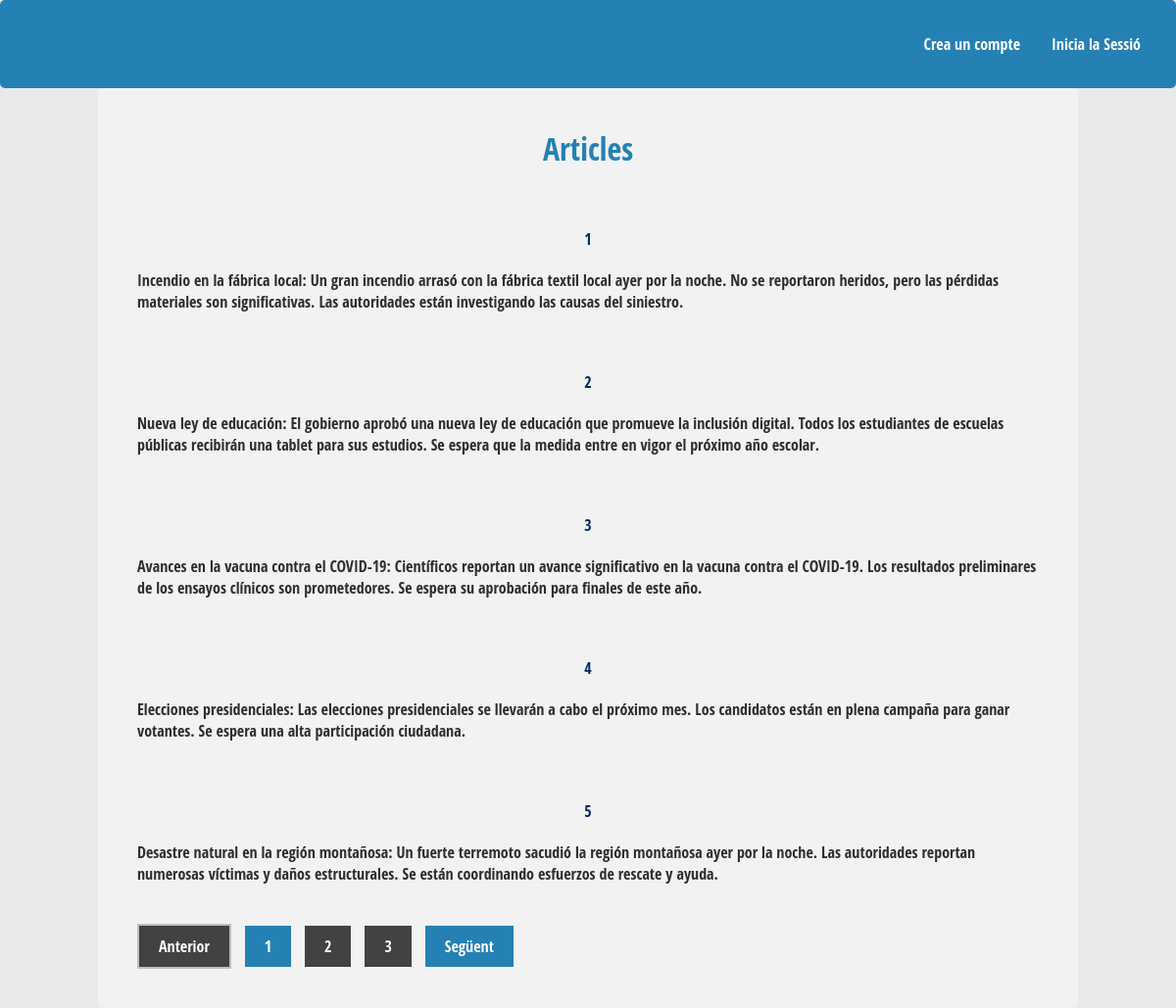
The page / on the database its author committed.
### tables this page shows
CREATE TABLE IF NOT EXISTS `articles` (
  `id` int(200) NOT NULL AUTO_INCREMENT,
  `article` text NOT NULL,
  PRIMARY KEY (`id`)
);

### index.php (called while the page is built, shortened)
<?php
  if (isset($_GET['articles'])) {
    $limit = $_GET['articles'];
  } else {
    $limit = 5;
  }
  $pagina = isset($_GET['pagina']) && is_numeric($_GET['pagina']) ? $_GET['pagina'] : 1;
  $iLimit = ($pagina-1)*$limit;
  $connexio =  conectar();
  $stmt = $connexio->prepare("SELECT * FROM articles");
  $stmt->execute();
  $totalResultats = $stmt->rowCount();
  $totalPagines = ceil($totalResultats/$limit);
$stmt = $connexio->prepare('SELECT * FROM articles ORDER BY id LIMIT ?, ?');
$stmt->bindParam(1, $iLimit, PDO::PARAM_INT);
$stmt->bindParam(2, $limit, PDO::PARAM_INT);
$stmt->execute();
$articles = $stmt->fetchAll();
require 'Vista/index.vista.php';
?>

### Vista/index.vista.php (the view, shortened to what this page needs)
<!DOCTYPE html>
<html lang="en">
<head>
	<link rel="stylesheet" href="./Estils/estils.css">
</head>
<body>
<div class="navbar">
    <a href="./Controlador/logar.php">Inicia la Sessió</a>
    <a href="./Controlador/registrar.php">Crea un compte</a>
</div>
<div class="contenidor">
		<h1>Articles</h1>
		<?php foreach($articles as $article): ?>
  <div class="article">
    <h4><?php echo $article['id'];?></h4>
    <p><?php echo $article['article'];?></p>
  </div>
<?php endforeach; ?>
<div class="paginacio">
<ul>
  <?php if ($pagina > 1): ?>
   <li class="active"> <a href='<?php echo "?pagina=".($pagina-1); ?>' >Anterior</a> </li>
  <?php else: ?>
  <li class="disabled"> <a>Anterior</a> </li>
  <?php endif; ?>
  <?php for($i = 1; $i <= $totalPagines; $i++): ?>
    <?php if ($pagina == $i): ?>
     <li class="active"> <a ><?php echo $i; ?></a></li>
    <?php else: ?>
     <li> <a href='<?php echo "?pagina=".$i; ?>'><?php echo $i; ?></a> </li>
    <?php endif; ?>
  <?php endfor; ?>
  <?php if ($pagina < $totalPagines): ?>
   <li class="active"> <a href='<?php echo "?pagina=".($pagina+1); ?>'>Següent</a></li>
  <?php else: ?>
   <li class="disabled"> <a>Següent</a> </li>
  <?php endif; ?>
	</ul>
</div>
</div>
</body>
</html>

### Estils/estils.css (style rules this page uses)
* { margin: 0; padding: 0; -webkit-box-sizing: border-box; -moz-box-sizing: border-box; box-sizing: border-box; }
body { background: #e9e9e9; color: #2e2e2e; font-family: 'Open Sans Condensed', sans-serif; }
.contenidor { width: 90%; max-width: 1000px; margin: auto; }
h1 { margin: 20px 0; text-align: center; font-family: 'Open Sans Condensed', sans-serif; color: #2580b4; font-weight: black; }
h4 { margin: 20px 0; text-align: center; font-family: 'Open Sans Condensed', sans-serif; color: #002a69; font-weight: black; }
.paginacio ul { list-style: none; }
.paginacio ul li { display: inline-block; margin-right: 10px; }
.paginacio ul .active a { background: #2580b4; }
.paginacio ul .disabled { background: #c2bfbf; display: inline-block; font-family: 'Open Sans Condensed', sans-serif; padding: 2px 2px; cursor:not-allowed; color:#fff; text-decoration: none; }
.paginacio ul li a { display: inline-block; font-family: 'Open Sans Condensed', sans-serif; padding: 10px 20px; background: #424242; color:#fff; text-decoration: none; }
.navbar { background-color: #2580b4; overflow: hidden; }
.navbar a { float: right; display: block; color: white; text-align: center; padding: 14px 16px; text-decoration: none; }
div { border-radius: 5px; background-color: #f2f2f2; padding: 20px; }

### rows shown on the page
articles: id "1", article "Incendio en la fábrica local: Un gran incendio arrasó con la fábrica textil local ayer por la noche. No se reportaron heridos, pero las pérdidas materiales son significativas. Las autoridades están investigando las causas del siniestro."
articles: id "2", article "Nueva ley de educación: El gobierno aprobó una nueva ley de educación que promueve la inclusión digital. Todos los estudiantes de escuelas públicas recibirán una tablet para sus estudios. Se espera que la medida entre en vigor el próximo año escolar."
articles: id "3", article "Avances en la vacuna contra el COVID-19: Científicos reportan un avance significativo en la vacuna contra el COVID-19. Los resultados preliminares de los ensayos clínicos son prometedores. Se espera su aprobación para finales de este año."
articles: id "4", article "Elecciones presidenciales: Las elecciones presidenciales se llevarán a cabo el próximo mes. Los candidatos están en plena campaña para ganar votantes. Se espera una alta participación ciudadana."
articles: id "5", article "Desastre natural en la región montañosa: Un fuerte terremoto sacudió la región montañosa ayer por la noche. Las autoridades reportan numerosas víctimas y daños estructurales. Se están coordinando esfuerzos de rescate y ayuda."
